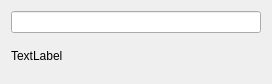
<?xml version="1.0" encoding="UTF-8"?>
<ui version="4.0">
 <class>edit</class>
 <widget class="QDialog" name="edit">
  <property name="geometry">
   <rect>
    <x>0</x>
    <y>0</y>
    <width>272</width>
    <height>84</height>
   </rect>
  </property>
  <property name="windowTitle">
   <string>Edit</string>
  </property>
  <layout class="QVBoxLayout" name="verticalLayout">
   <item>
    <layout class="QVBoxLayout" name="verticalLayout_2">
     <item>
      <widget class="QLineEdit" name="lineEdit"/>
     </item>
    </layout>
   </item>
   <item>
    <widget class="QLabel" name="error_edit">
     <property name="text">
      <string>TextLabel</string>
     </property>
    </widget>
   </item>
  </layout>
 </widget>
 <resources/>
 <connections/>
</ui>
